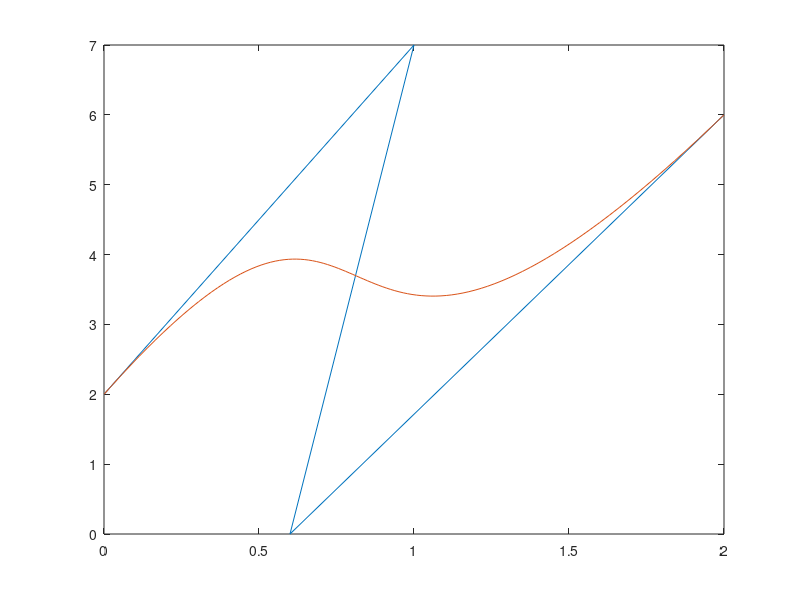

The MATLAB script that drew this image:
%#ok<*SAGROW> %#ok<*NBRAK2>
clear; clc;

% Define the control points for the curve
P0 = [0 2];                        
P1 = [1 7];                         
P2 = [0.6 0];
P3 = [2 6];

x_Coords = [P0(1), P1(1), P2(1), P3(1)];  
y_Coords = [P0(2), P1(2), P2(2), P3(2)];

t = 0:0.01:1;

Q1 = zeros(length(t),2);
Q2 = zeros(length(t),2);
Q3 = zeros(length(t),2);

R1 = zeros(length(t),2);
R2 = zeros(length(t),2);

for i = 1:length(t)     % P Q R S T U V ...
 
    Q1(i,1) = (1-t(i))*x_Coords(1)+t(i)*x_Coords(2); 
    Q1(i,2) = (1-t(i))*y_Coords(1)+t(i)*y_Coords(2); 

    Q2(i,1) = (1-t(i))*x_Coords(2)+t(i)*x_Coords(3); 
    Q2(i,2) = (1-t(i))*y_Coords(2)+t(i)*y_Coords(3); 

    Q3(i,1) = (1-t(i))*x_Coords(3)+t(i)*x_Coords(4); 
    Q3(i,2) = (1-t(i))*y_Coords(3)+t(i)*y_Coords(4); 

    R1(i,1) = (1-t(i))*Q1(i,1)+t(i)*Q2(i,1); 
    R1(i,2) = (1-t(i))*Q1(i,2)+t(i)*Q2(i,2);

    R2(i,1) = (1-t(i))*Q2(i,1)+t(i)*Q3(i,1); 
    R2(i,2) = (1-t(i))*Q2(i,2)+t(i)*Q3(i,2);


    S_x(i,1) = (1-t(i))*R1(i,1)+t(i)*R2(i,1);
    S_y(i,1) = (1-t(i))*R1(i,2)+t(i)*R2(i,2);
end
plot(x_Coords, y_Coords,S_x, S_y)



